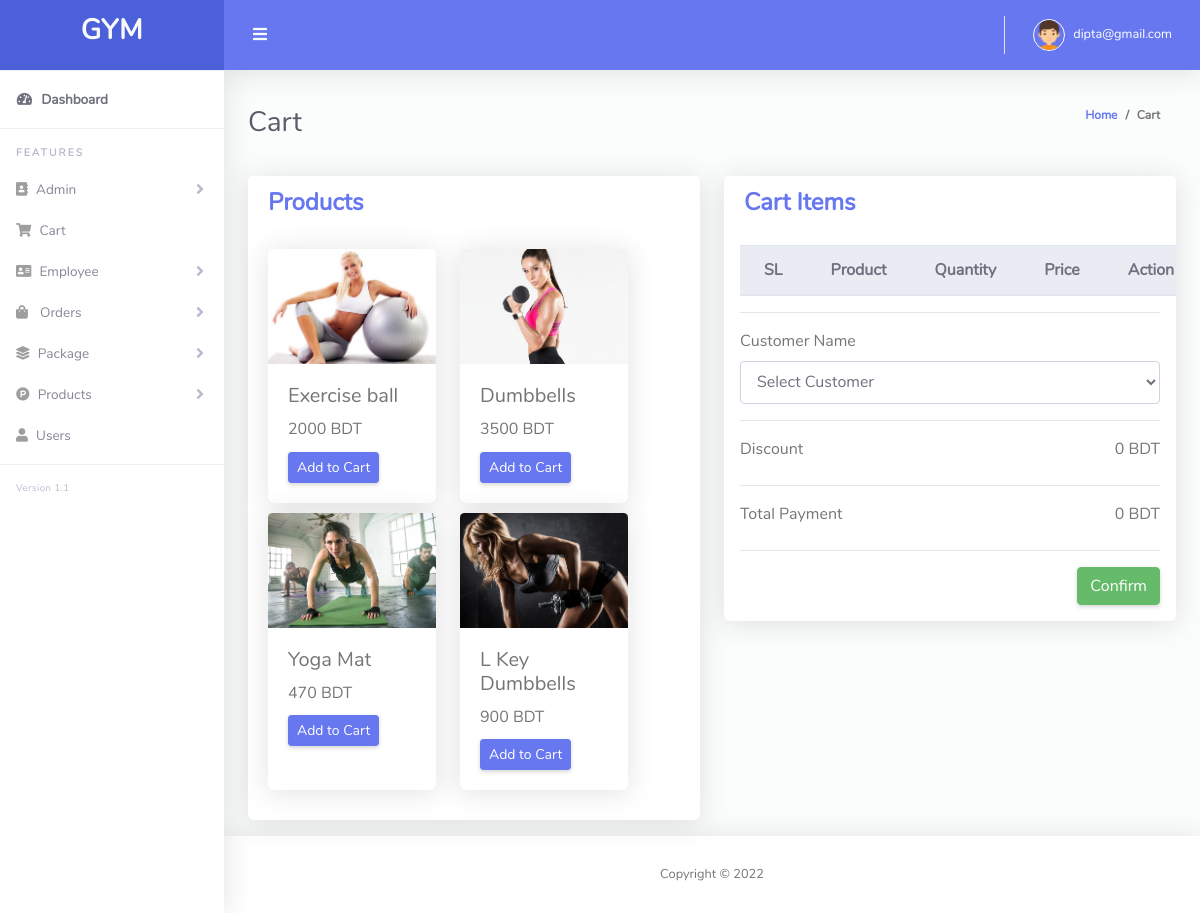
Screenshot of /admin/cart.php (signed in) with the database file from the repository.
### tables this page shows
CREATE TABLE `product_table` (
  `id` int(11) NOT NULL,
  `name` varchar(255) NOT NULL,
  `description` text NOT NULL,
  `image` varchar(255) NOT NULL,
  `stock` varchar(255) NOT NULL,
  `buying_price` int(11) NOT NULL,
  `selling_price` int(11) NOT NULL,
  `discount` int(11) NOT NULL,
  `soft_delete` tinyint(4) NOT NULL DEFAULT 0
);

### Classes/DB.php (called while the page is built, shortened)
<?php
class DB
{
    public function connect(){
        $this->conn = new mysqli("localhost","root","","gym");
        if ($this->conn->connect_error) {
          die("Connection failed: " . $this->conn->connect_error);
        }
        else{
            return $msg =  "connected";
        }
    }
}

### Classes/ProductClass.php (called while the page is built, shortened)
<?php
include_once 'db.php';
class ProductClass extends DB
{
    public function viewProduct(){
        $qry = "SELECT * FROM product_table where soft_delete = 0 " ;
        $result = $this->conn->query($qry);
        return $result;
    }
}

### admin/cart.php (the view, shortened to what this page needs)
<?php
include 'layouts/header.php';
?>
<div class="container-fluid" id="container-wrapper">
    <div class="d-sm-flex align-items-center justify-content-between mb-4">
        <h1 class="h3 mb-0 text-gray-800">Cart</h1>
        <ol class="breadcrumb">
            <li class="breadcrumb-item"><a href="index.php">Home</a></li>
            <li class="breadcrumb-item active" aria-current="page">Cart</li>
        </ol>
    </div>
    <div class="row">
        <div class="col-lg-6 mb-3">
            <div class="card">
                <div class="card-header">
                    <h4 class="m-0 font-weight-bold text-primary">Products</h4>
                </div>
                <div class="card-body">
                    <form action="" method="POST">
                        <div class="row row-cols-1 row-cols-md-4 g-4">
                            <?php
                            $view = $product->viewProduct();
                            foreach ($view as $value) {
                            ?>
                                <div class="col" style="max-width: 12rem; min-width: 12rem; margin-bottom: 10px;">
                                    <div class="card h-100">
                                        <img src="<?php echo $value['image']; ?>" class="card-img-top" alt="">
                                        <div class="card-body">
                                            <h5 class="card-title"><?php echo $value['name']; ?></h5>
                                            <h6 class="card-title"><?php echo $value['selling_price']; ?> BDT</h6>
                                            <form method="POST">
                                                <button name="add_to_cart" type="submit" class="btn btn-primary btn-sm">Add to Cart</button>
                                            </form>
                                        </div>
                                    </div>
                                </div>
                            <?php } ?>
                        </div>
                    </form>
                </div>
            </div>
        </div>
        <div class="col-lg-6 mb-3">
            <div class="card">
                <div class="card-header">
                    <h4 class="m-0 font-weight-bold text-primary">Cart Items</h4>
                </div>
                <div class="table-responsive p-3">
                    <table class="table align-items-center table-flush">
                        <thead class="thead-light">
                            <tr>
                                <th>SL</th>
                                <th>Product</th>
                                <th>Quantity</th>
                                <th>Price</th>
                                <th>Action</th>
                            </tr>
                        </thead>
                            <?php
                            $total = 0;
                            $total_discount = 0;
                            ?>
                    </table>
                    <hr>
                    <table class="table align-items-center table-flush">
                        <tbody>
                            <form action="" method="post">
                                <div class="form-group">
                                    <label>Customer Name</label><br>
                                    <select id="select" required name="user_id" class="form-control">
                                        <option value="">Select Customer</option>
                                    </select>
                                </div>
                                <hr>
                                <div>
                                    <label>Discount</label>
                                    <span style="float:right">
                                        <?php echo $total_discount; ?> BDT
                                    </span>
                                </div>
                                <hr>
                                <div>
                                    <label>Total Payment</label>
                                    <span style="float:right">
                                        <?php echo $total; ?> BDT
                                    </span>
                                </div>
                                <hr>
                                <button name="send_to_order" type="submit" class="btn btn-success float-right">Confirm</button>
                            </form>
                        </tbody>
                    </table>
                </div>
            </div>
        </div>
    </div>
</div>
<?php include 'layouts/footer.php'; ?>

### rows the page displays
product_table: image (picture), name "Exercise ball", selling_price "2000"
product_table: image (picture), name "Dumbbells", selling_price "3500"
product_table: image (picture), name "Yoga Mat", selling_price "470"
product_table: image (picture), name "L Key Dumbbells", selling_price "900"

### other values shown
$_SESSION['admin_email'] "dipta@gmail.com"
$total_discount "0"
$total "0"
